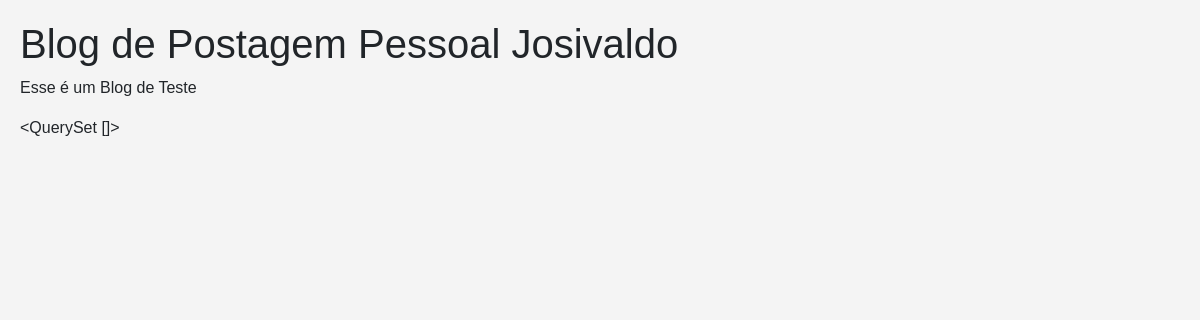
Before: / with the older database file.
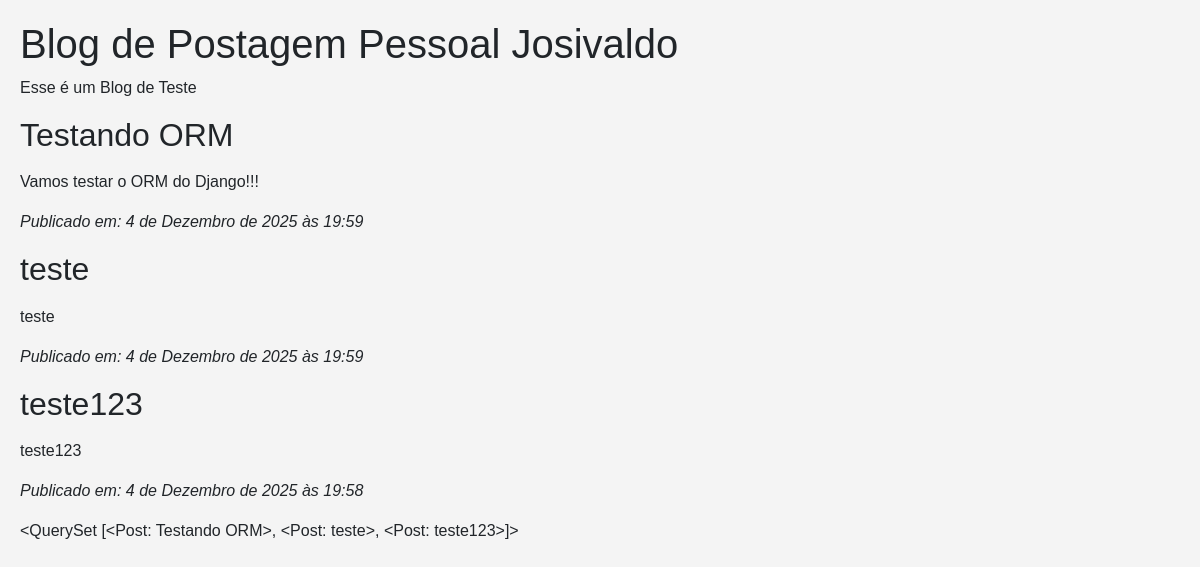
After: the same page with the newer database file.
### blog/models.py (models this page shows, shortened)
class Post(models.Model):
    author = models.ForeignKey(settings.AUTH_USER_MODEL, on_delete=models.CASCADE)
    title = models.CharField(max_length=200)
    text = models.TextField()
    created_date = models.DateTimeField(default=timezone.now)
    published_date = models.DateTimeField(blank=True, null=True)
    def __str__(self):
        return self.title

### blog/views.py (the view)
# urls.py: path("", views.post_list, name="post_list"),
def post_list(request):
    posts = Post.objects.filter(published_date__lte=timezone.now()).order_by('-published_date')
    return render(request, "blog/post_list.html", {"posts_list": posts})

### blog/templates/blog/post_list.html (shortened to what this page needs)
{% load static %}
<!DOCTYPE html>
<html lang="en">
<head>
    <link href="https://cdn.jsdelivr.net/npm/bootstrap@5.3.8/dist/css/bootstrap.min.css" rel="stylesheet">
    <link rel="stylesheet" href="{% static 'blog.css' %}">
</head>
<body>
    <h1>Blog de Postagem Pessoal Josivaldo</h1>
    <p>Esse é um Blog de Teste</p>
        {% for post in posts_list %}
            <article>
                <h2>{{ post.title }}</h2>
                <p>{{ post.text|linebreaks }}</p>
                <p><em>Publicado em: {{ post.published_date }}</em></p>
            </article>
        {% endfor %}
        {{posts_list}}
</body>
</html>

### blog/static/blog.css (style rules this page uses)
body { background-color: #f4f4f4; font-family: Arial, sans-serif; margin: 0; padding: 20px; }

Changed rows visible on the page:
added Post: title "Testando ORM", text "Vamos testar o ORM do Django!!!", published_date "4 de Dezembro de 2025 às 19:59", title.title "<QuerySet [<Post: Testando ORM>, <Post: teste>, <Post: teste123>]>"
now on this page (row edited): Post: title "teste", text "teste", published_date "4 de Dezembro de 2025 às 19:59"
now on this page (row edited): Post: title "teste123", text "teste123", published_date "4 de Dezembro de 2025 às 19:58"
Other visible differences:
{{ posts_list }}: "<QuerySet []>" → (not shown)
